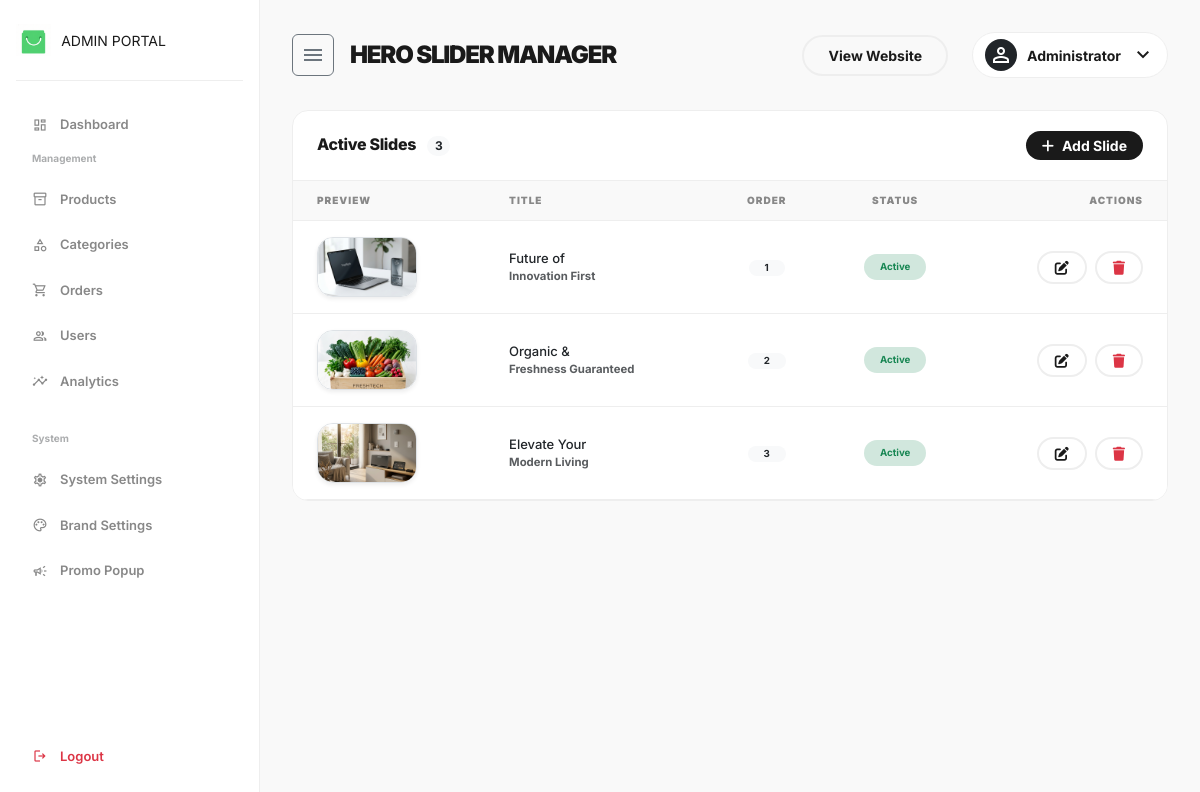
Page /admin/manage_hero.php (signed in) on the committed database.
### tables this page shows
CREATE TABLE `hero_slides` (
  `id` int(11) NOT NULL AUTO_INCREMENT,
  `badge_text` varchar(50) DEFAULT NULL,
  `title_black` varchar(100) NOT NULL,
  `title_gray` varchar(100) DEFAULT NULL,
  `description` text DEFAULT NULL,
  `button_text` varchar(50) DEFAULT 'Shop Now',
  `button_link` varchar(255) DEFAULT 'shop.php',
  `secondary_button_text` varchar(50) DEFAULT NULL,
  `secondary_button_link` varchar(255) DEFAULT NULL,
  `image_path` varchar(255) NOT NULL,
  `card_bg` varchar(20) DEFAULT '#FFFFFF',
  `text_color` varchar(20) DEFAULT '#1A1A1A',
  `display_order` int(11) DEFAULT 0,
  `is_active` tinyint(1) DEFAULT 1,
  `created_at` timestamp NOT NULL DEFAULT current_timestamp(),
  `updated_at` timestamp NOT NULL DEFAULT current_timestamp() ON UPDATE current_timestamp(),
  PRIMARY KEY (`id`)
);

### admin/manage_hero.php (the view, shortened to what this page needs)
<?php
require_once '../includes/db.php';
$slides = $pdo->query("SELECT * FROM hero_slides ORDER BY display_order ASC, created_at DESC")->fetchAll();
?>
<?php
include 'includes/header-new.php';
?>
<div class="row">
    <div class="col-12">
        <div class="admin-card animate-up">
            <div class="admin-card-header d-flex justify-content-between align-items-center">
                <h5 class="admin-card-title mb-0">Active Slides <span class="badge bg-light text-dark ms-2 rounded-pill"><?php echo count($slides); ?></span></h5>
                <button type="button" class="btn-premium py-1 px-3 small" data-bs-toggle="modal" data-bs-target="#heroModal">
                    <i class="fas fa-plus me-2"></i>Add Slide
                </button>
            </div>
            <div class="table-responsive">
                <table class="table align-middle">
                    <thead>
                        <tr>
                            <th>Preview</th>
                            <th>Title</th>
                            <th class="text-center">Order</th>
                            <th class="text-center">Status</th>
                            <th class="text-end">Actions</th>
                        </tr>
                    </thead>
                    <tbody>
                        <?php foreach ($slides as $s): ?>
                        <tr>
                            <td>
                                <div class="rounded-4 shadow-sm border overflow-hidden" style="width: 100px; height: 60px;">
                                    <img src="<?php echo (strpos($s['image_path'], 'assets/') === 0) ? '../'.$s['image_path'] : '../assets/images/'.$s['image_path']; ?>"
                                         class="w-100 h-100 object-fit-cover">
                                </div>
                            </td>
                            <td>
                                <div class="fw-black text-[15px]"><?php echo htmlspecialchars($s['title_black']); ?></div>
                                <div class="small text-muted fw-bold uppercase tracking-widest text-[10px]"><?php echo htmlspecialchars($s['badge_text']); ?></div>
                            </td>
                            <td class="text-center">
                                <span class="badge bg-light text-dark rounded-pill px-3"><?php echo $s['display_order']; ?></span>
                            </td>
                            <td class="text-center">
                                <span class="badge rounded-pill px-3 py-2 bg-<?php echo $s['is_active'] ? 'success' : 'danger'; ?>-subtle text-<?php echo $s['is_active'] ? 'success' : 'danger'; ?> fw-bold">
                                    <?php echo $s['is_active'] ? 'Active' : 'Inactive'; ?>
                                </span>
                            </td>
                            <td class="text-end">
                                <div class="d-flex justify-content-end gap-2">
                                    <a href="manage_hero.php?action=edit&id=<?php echo $s['id']; ?>" class="btn-premium-outline px-3 py-1 text-decoration-none small">
                                        <i class="fas fa-edit"></i>
                                    </a>
                                    <form method="POST" action="manage_hero.php" class="d-inline" onsubmit="return confirmAction(event, 'Permanently delete this slide?');">
                                        <button type="submit" class="btn-premium-outline px-3 py-1 text-danger border-danger/20">
                                            <i class="fas fa-trash"></i>
                                        </button>
                                    </form>
                                </div>
                            </td>
                        </tr>
                        <?php endforeach; ?>
                    </tbody>
                </table>
            </div>
        </div>
    </div>
</div>
<?php include 'includes/footer-new.php'; ?>

### assets/css/admin-new.css (style rules this page uses)
:root { --primary: #1A1A1A; --secondary: #888888; --bg-light: #F9F9F9; --border-color: #EEEEEE; --accent: #F9F9F9; --font-main: 'Inter', sans-serif; }
body { background-color: var(--bg-light); font-family: var(--font-main); color: var(--primary); overflow-x: hidden; }
.admin-card { background: #FFFFFF; border-radius: 1rem; border: 1px solid var(--border-color); overflow: hidden; }
.admin-card-header { padding: 1.25rem 1.5rem; border-bottom: 1px solid var(--border-color); display: flex; justify-content: space-between; align-items: center; }
.admin-card-title { font-size: 16px; font-weight: 800; letter-spacing: -0.02em; }
.table { margin-bottom: 0; }
.table thead th { background: var(--bg-light); border-bottom: 1px solid var(--border-color); padding: 0.75rem 1.5rem; font-size: 10px; font-weight: 900; text-transform: uppercase; letter-spacing: 0.1em; color: var(--secondary); }
.table tbody td { padding: 1rem 1.5rem; font-size: 13px; font-weight: 500; border-bottom: 1px solid var(--border-color); }
.btn-premium { background: var(--primary); color: #FFFFFF; border-radius: 100px; padding: 10px 24px; font-weight: 700; font-size: 14px; border: none; transition: all 0.2s ease; }
.btn-premium-outline { background: transparent; border: 2px solid var(--border-color); color: var(--primary); border-radius: 100px; padding: 8px 24px; font-weight: 700; font-size: 14px; transition: all 0.2s ease; }
.animate-up { animation: slideUpFade 0.6s cubic-bezier(0.4, 0, 0.2, 1) forwards; }

### rows in the picture
hero_slides: image_path (picture), title_black "Future of", badge_text "Innovation First", display_order "1", is_active "Active"
hero_slides: image_path (picture), title_black "Organic &", badge_text "Freshness Guaranteed", display_order "2", is_active "Active"
hero_slides: image_path (picture), title_black "Elevate Your", badge_text "Modern Living", display_order "3", is_active "Active"

### other values in the picture
$page_title "HERO SLIDER MANAGER"
$_SESSION['user_name'] "Administrator"
count($slides) "3"
